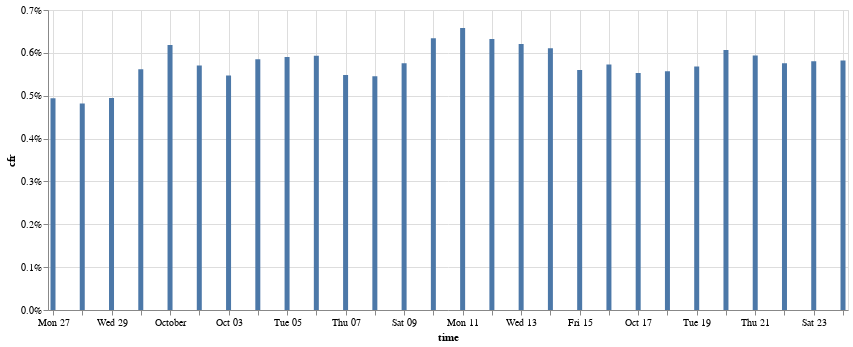

Source (notebook cell):
### Code cell
offset_days = 16

df_time = df['Time'].to_numpy()
df_time_chart = df_time[:-offset_days]

df_data1 = df[c_faelle].to_numpy()
df_data1 = df_data1[:-offset_days]

df_data2 = df[c_tot].to_numpy()
df_data2 = df_data2[offset_days:]

cfr = pd.DataFrame({
    'infections': df_data1,
    'deaths': df_data2,
    'time': df_time_chart
})

cfr['cfr'] = cfr['deaths'] / cfr['infections']

print('CFR median: %.5f' % (cfr['cfr'].median()))
print('CFR mad: %.5f' % (cfr['cfr'].mad()))


alt.Chart(cfr).mark_bar().encode(
    alt.X('time:T'),
    alt.Y('cfr:Q', axis=alt.Axis(format='%')),
    tooltip=['time:T', alt.Tooltip('cfr:Q', format='.2%')]
).properties(width=800)

### Figure 1 — Vega-Lite specification as saved in the notebook (floating-point values rounded to 4 significant figures)
{"config": {"view": {"continuousWidth": 400, "continuousHeight": 300}}, "data": {"name": "data-2a3612e3c367aec5cf7ad31174244e96"}, "mark": "bar", "encoding": {"tooltip": [{"type": "temporal", "field": "time"}, {"type": "quantitative", "field": "cfr", "format": ".2%"}], "x": {"type": "temporal", "field": "time"}, "y": {"type": "quantitative", "axis": {"format": "%"}, "field": "cfr"}}, "width": 800, "$schema": "https://vega.github.io/schema/vega-lite/v4.8.1.json", "datasets": {"data-2a3612e3c367aec5cf7ad31174244e96": [{"infections": 1706.0, "deaths": 8.429, "time": "2021-09-27T00:00:00", "cfr": 0.004941}, {"infections": 1779.0, "deaths": 8.571, "time": "2021-09-28T00:00:00", "cfr": 0.004819}, {"infections": 1791.0, "deaths": 8.857, "time": "2021-09-29T00:00:00", "cfr": 0.004944}, {"infections": 1781.0, "deaths": 10.0, "time": "2021-09-30T00:00:00", "cfr": 0.005616}, {"infections": 1779.0, "deaths": 11.0, "time": "2021-10-01T00:00:00", "cfr": 0.006185}, {"infections": 1803.0, "deaths": 10.29, "time": "2021-10-02T00:00:00", "cfr": 0.005706}, {"infections": 1801.0, "deaths": 9.857, "time": "2021-10-03T00:00:00", "cfr": 0.005472}, {"infections": 1782.0, "deaths": 10.43, "time": "2021-10-04T00:00:00", "cfr": 0.005853}, {"infections": 1791.0, "deaths": 10.57, "time": "2021-10-05T00:00:00", "cfr": 0.005903}, {"infections": 1806.0, "deaths": 10.71, "time": "2021-10-06T00:00:00", "cfr": 0.005931}, {"infections": 1823.0, "deaths": 10.0, "time": "2021-10-07T00:00:00", "cfr": 0.005486}, {"infections": 1833.0, "deaths": 10.0, "time": "2021-10-08T00:00:00", "cfr": 0.005456}, {"infections": 1837.0, "deaths": 10.57, "time": "2021-10-09T00:00:00", "cfr": 0.005756}, {"infections": 1826.0, "deaths": 11.57, "time": "2021-10-10T00:00:00", "cfr": 0.006339}, {"infections": 1846.0, "deaths": 12.14, "time": "2021-10-11T00:00:00", "cfr": 0.006578}, {"infections": 1853.0, "deaths": 11.71, "time": "2021-10-12T00:00:00", "cfr": 0.006323}, {"infections": 1864.0, "deaths": 11.57, "time": "2021-10-13T00:00:00", "cfr": 0.006209}, {"infections": 1942.0, "deaths": 11.86, "time": "2021-10-14T00:00:00", "cfr": 0.006106}, {"infections": 2014.0, "deaths": 11.29, "time": "2021-10-15T00:00:00", "cfr": 0.005602}, {"infections": 2095.0, "deaths": 12.0, "time": "2021-10-16T00:00:00", "cfr": 0.005727}, {"infections": 2196.0, "deaths": 12.14, "time": "2021-10-17T00:00:00", "cfr": 0.005528}, {"infections": 2359.0, "deaths": 13.14, "time": "2021-10-18T00:00:00", "cfr": 0.005571}, {"infections": 2540.0, "deaths": 14.43, "time": "2021-10-19T00:00:00", "cfr": 0.005681}, {"infections": 2756.0, "deaths": 16.71, "time": "2021-10-20T00:00:00", "cfr": 0.006064}, {"infections": 2911.0, "deaths": 17.29, "time": "2021-10-21T00:00:00", "cfr": 0.005938}, {"infections": 3100.0, "deaths": 17.86, "time": "2021-10-22T00:00:00", "cfr": 0.00576}, {"infections": 3298.0, "deaths": 19.14, "time": "2021-10-23T00:00:00", "cfr": 0.005805}, {"infections": 3413.0, "deaths": 19.86, "time": "2021-10-24T00:00:00", "cfr": 0.005819}]}}
